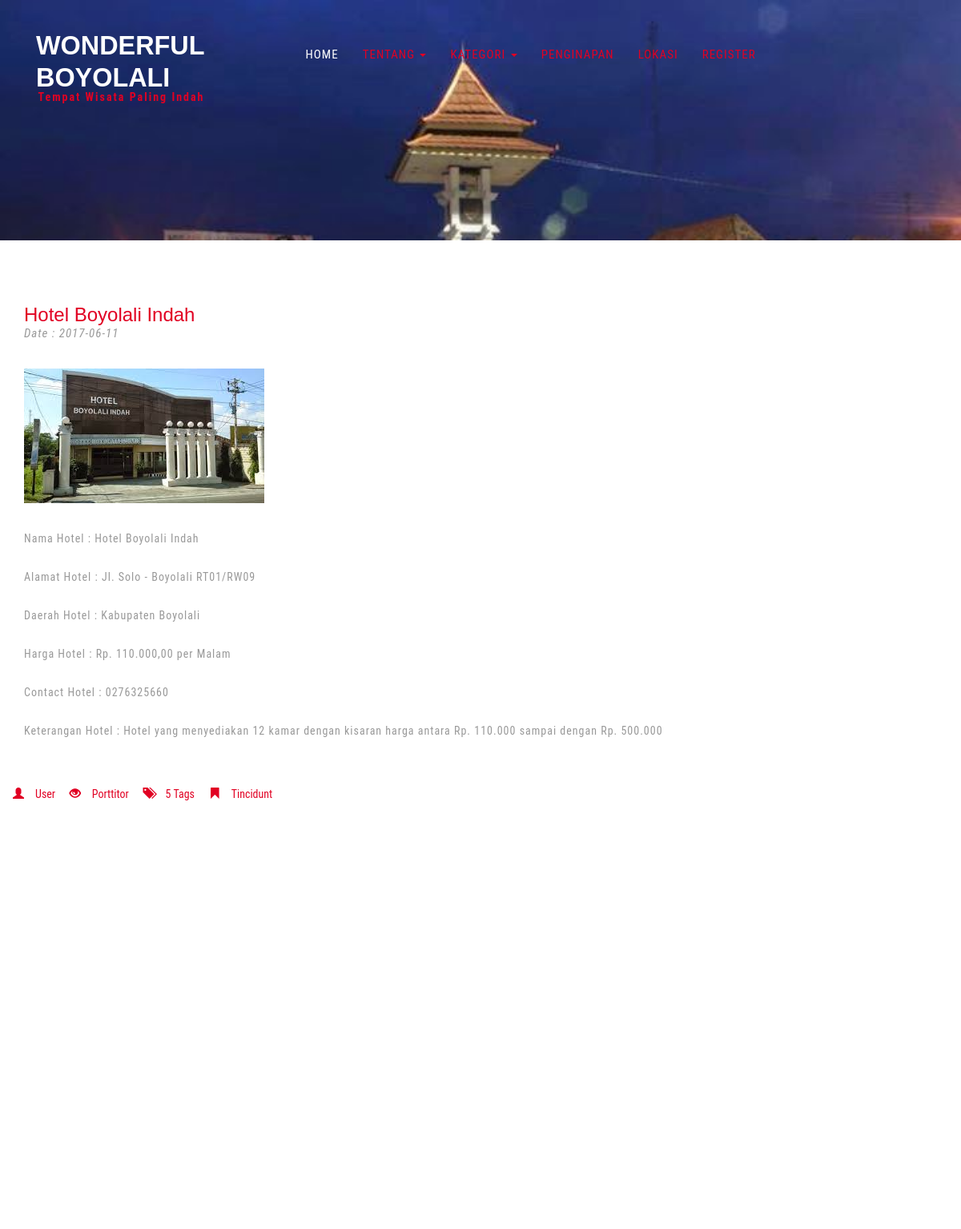
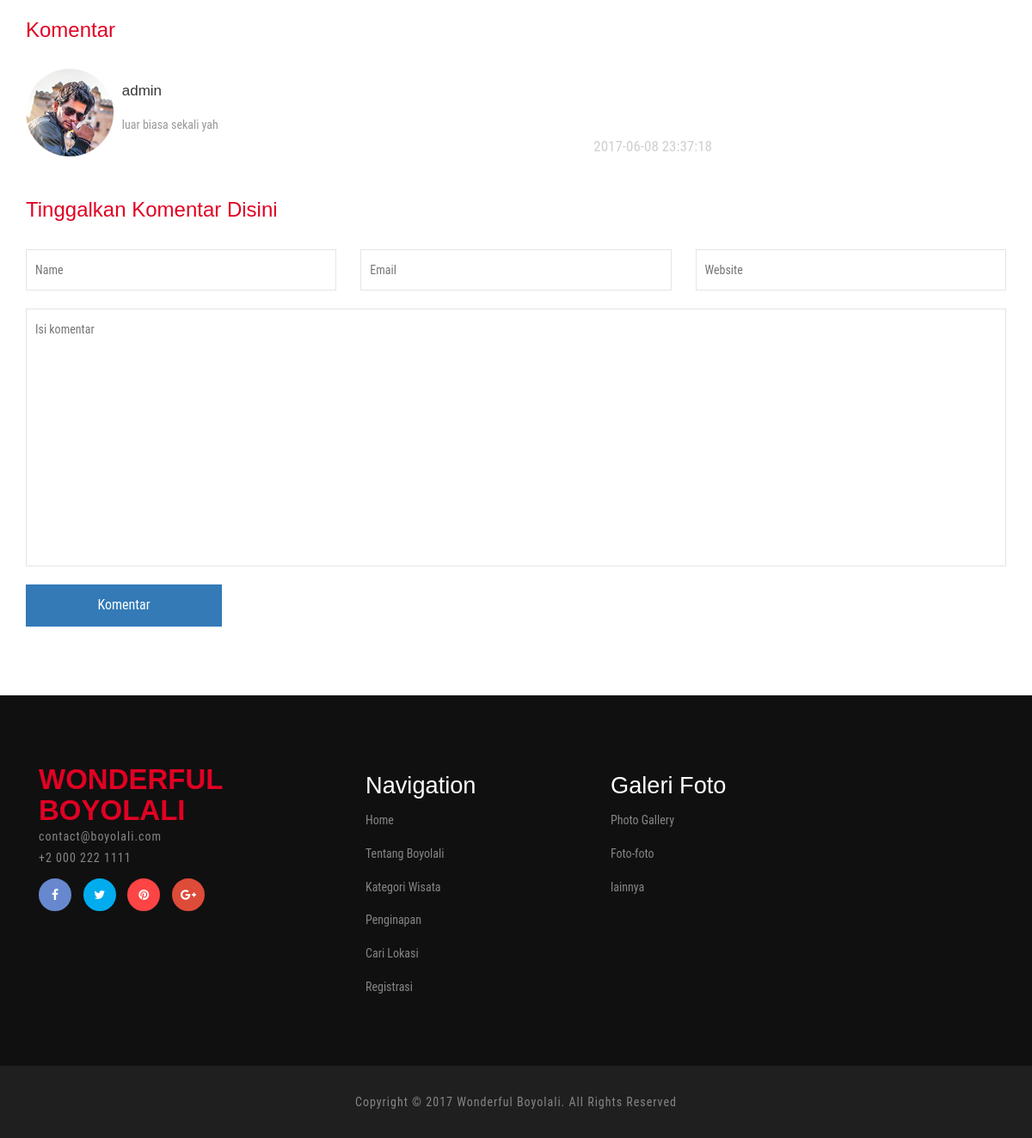
/index.php/detailpenginapan/1, run on the app's committed database (2 pictures, top to bottom).
### tables this page shows
CREATE TABLE `penginapan` (
  `id_penginapan` int(5) NOT NULL,
  `nama_penginapan` varchar(100) NOT NULL,
  `alamat_penginapan` varchar(150) NOT NULL,
  `daerah_penginapan` varchar(150) NOT NULL,
  `ket_penginapan` text NOT NULL,
  `harga_penginapan` int(10) NOT NULL,
  `long_penginapan` varchar(100) NOT NULL,
  `lat_penginapan` varchar(100) NOT NULL,
  `cp_penginapan` varchar(15) NOT NULL,
  `id_admin` int(5) NOT NULL,
  `id_user` int(5) NOT NULL
);

CREATE TABLE `komentar_penginapan` (
  `id_komentar` int(10) NOT NULL,
  `id_user` int(5) NOT NULL,
  `komentar` text NOT NULL,
  `tgl_komentar` timestamp NOT NULL DEFAULT CURRENT_TIMESTAMP ON UPDATE CURRENT_TIMESTAMP,
  `id_penginapan` int(5) NOT NULL,
  `nama` varchar(20) NOT NULL
);

### application/controllers/Main.php (called while the page is built, shortened)
<?php
class Main extends CI_Controller {
	public function detailpenginapan()
	{
		$this->load->library('googlemapse');
		$config['center'] = '7.5179636, 110.5624369';
		$config['zoom'] = 'auto';
		$config['directions'] = TRUE;
		$config['directionsStart'] = 'bandung jawa barat';
		$tujuan = $this->uri->segment(2, 0);
		if ($tujuan==1) {
			$config['directionsEnd'] = 'Jl. Solo Boyolali';
		}elseif ($tujuan==2) {
			$config['directionsEnd'] = 'Jl. Perintis Kemerdekaan No. 9 Boyolali';
		}elseif ($tujuan==3) {
			$config['directionsEnd'] = 'Jl. Merapi No.27, Pulisen, Kec. Boyolali, Kabupaten Boyolali, Jawa Tengah';
		}else{
			$config['directionsEnd'] = 'Kabupaten Boyoalali';
		}
		$config['directionsDivID'] = 'directionsDiv';
		$this->googlemapse->initialize($config);
		$data['map'] = $this->googlemapse->create_map();
		$this->load->model('m_dashboard');
        $this->load->view('main/headerwisata',$data);
        $id=$this->uri->segment(2, 0);
		$data['penginapan'] = $this->m_dashboard->viewDetailPenginapan($id);
		$data['komen'] = $this->m_dashboard->viewDetailKomenPenginapan($id);
        $this->load->view('detailpenginapan',$data);
		$this->load->view('main/footer');
	}
}

### index.php (called while the page is built, shortened)
<?php
require_once BASEPATH.'core/CodeIgniter.php';

### application/models/m_dashboard.php (called while the page is built, shortened)
<?php
class m_dashboard extends CI_Model{
    function viewDetailPenginapan($id){
            $query = $this->db->query("SELECT * FROM penginapan where id_penginapan='".$id."'");
            return $query;
    }
    function viewDetailKomenPenginapan($id){
            $query = $this->db->query("SELECT * FROM komentar_penginapan where id_penginapan='".$id."'");
            return $query;
    }
}
?>

### application/views/detailpenginapan.php (the view, shortened to what this page needs)
<?php
  $CI =& get_instance();
?>
	<div class="single w3l-agileits">
		<div class="container">
			<div class="blog-pag page">
			<?php $no=1; foreach($penginapan->result_array() as $row){ ?>
				<div class="blog-page-grids">
					<div class="blog-page-grid">
						<h3><?php echo $row['nama_penginapan'];?></h3>
						<p>Date : <span> <?php echo date("Y-m-d");?></span></p>
					</div>
					<div class="clearfix"> </div>
				</div>
				<div class="blog-page-grids-bottom">
					<div class="blog-page-grids-bot">
					<?php
						$dapetgambarpenginapan = "";
						$getgambar =$CI->db->query('select gambar from gambar_penginapan where id_penginapan="'.$row['id_penginapan'].'"');
						foreach ($getgambar->result() as $bar){
						    $dapetgambarpenginapan = $bar->gambar;
						}
					?>
					<?php
					if ($dapetgambarpenginapan=="") {
						?>
							<img src="<?php echo base_url()?>assets/images/tanya.png" alt=" " class="img-responsive" />
						<?php
					}else{
						?>
							<img src="<?php echo base_url()?>upload-foto/<?php echo $dapetgambarpenginapan; ?>" alt=" " class="img-responsive" />
						<?php
					}
					?>
					</div>
					<div class="blog-page-grids-bot1" style="text-align: justify;">
						<p>Nama Hotel : <?php echo $row['nama_penginapan'];?></p></br>
						<p>Alamat Hotel : <?php echo $row['alamat_penginapan'];?></p></br>
						<p>Daerah Hotel : <?php echo $row['daerah_penginapan'];?></p></br>
						<p>Harga Hotel : Rp. <?php echo number_format($row['harga_penginapan'], 2, ",", ".");?> per Malam</p></br>
						<p>Contact Hotel : <?php echo $row['cp_penginapan'];?></p></br>
						<p>Keterangan Hotel : <?php echo $row['ket_penginapan'];?></p></br>
						<ul>
							<li><a href="#"><i class="glyphicon glyphicon-user" aria-hidden="true"></i>User</a></li>
							<li><a href="#"><i class="glyphicon glyphicon-eye-open" aria-hidden="true"></i>Porttitor</a></li>
							<li><a href="#"><i class="glyphicon glyphicon-tags" aria-hidden="true"></i>5 Tags</a></li>
							<li><a href="#"><i class="glyphicon glyphicon-bookmark" aria-hidden="true"></i>Tincidunt</a></li>
						</ul>
					</div>
				</div>
				<div class="about-grids-bottom">
				<div class="col-md-12 about-us">
					<?php echo $map['html']; ?>
				</div>
				<div class="clearfix"> </div>
			</div>
			<?php $no++; } ?>
			</div>
			<div class="com">
				<h3>Komentar</h3>
				<ul class="media-list">
				  <?php $no=1; foreach($komen->result_array() as $row){ ?>
				  <li class="media">
					<div class="media-left">
					  <a href="#">
						<img class="media-object img-responsive" src="<?php echo base_url()?>assets/images/4.png" alt="" />
					  </a>
					</div>
					<div class="media-body">
					  <h4 class="media-heading"><?php echo $row['nama'];?></h4>
					  <?php echo $row['komentar'];?>
					  <a href="#"><?php echo $row['tgl_komentar'];?></a>
					</div>
				  </li>
				  <?php $no++; } ?>
				</ul>
			</div>
			<div class="in dfg">
				<h3>Tinggalkan Komentar Disini</h3>
			    <form action="<?php echo base_url()?>index.php/dashboard/insertKomenPenginapan" method="post">
				<?php $id_penginapan = $this->uri->segment(2, 0); ?>
				<?php if(isset($_SESSION['logged_in']))
					{ ?>
					<input type="hidden" name="id_penginapan" value="<?php echo $id_penginapan; ?>">
					<input type="hidden" name="nama" value="<?php echo ($_SESSION['username']); ?>" required=" ">
				<?php }else{ ?>
					<input type="text" name="nama" placeholder="Name" required=" ">
					<input type="text" name="email" placeholder="Email" required=" ">
					<input type="text" name="website" placeholder="Website" required=" ">
				<?php } ?>
					<textarea name="komentar" placeholder="Isi komentar" required=" "></textarea>
					<input type="submit" value="Komentar">
				</form>
			</div>
		</div>
	</div>

### data on the page
penginapan: nama_penginapan "Hotel Boyolali Indah", alamat_penginapan "Jl. Solo - Boyolali RT01/RW09", daerah_penginapan "Kabupaten Boyolali", harga_penginapan "110.000,00", cp_penginapan "0276325660", ket_penginapan "Hotel yang menyediakan 12 kamar dengan kisaran harga antara Rp. 110.000 sampai dengan Rp. 500.000", $this->map_width 100% (drawn)
komentar_penginapan: nama "admin", komentar "luar biasa sekali yah", tgl_komentar "2017-06-08 23:37:18"
